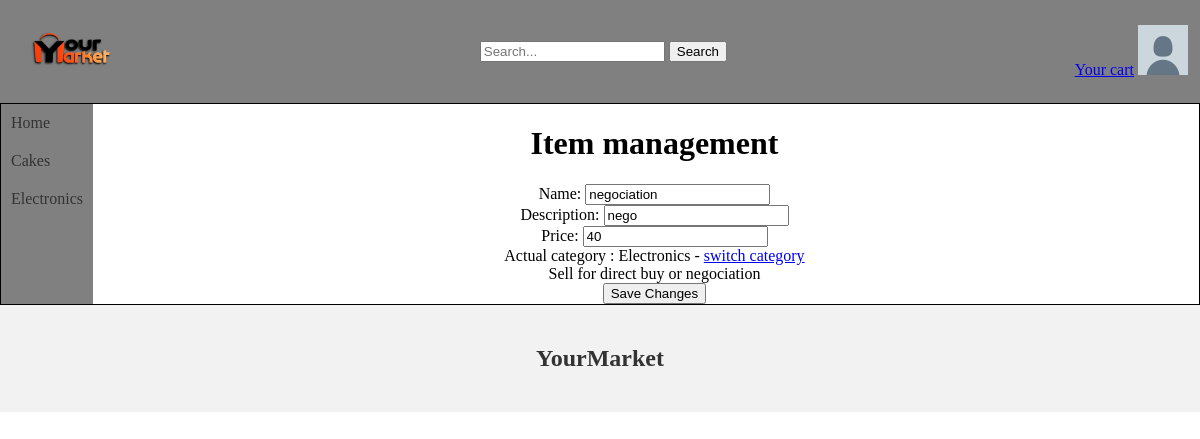
The page /editItem.php?id=49 (signed in) on the database its author committed.
### tables this page shows
CREATE TABLE IF NOT EXISTS `items` (
  `id` int NOT NULL AUTO_INCREMENT,
  `nameItem` varchar(200) NOT NULL,
  `descriptions` varchar(999) NOT NULL,
  `price` double NOT NULL,
  `categories` int NOT NULL,
  `sellType` int NOT NULL,
  `quantity` int NOT NULL DEFAULT '1',
  `available` tinyint(1) NOT NULL DEFAULT '1',
  `endDate` datetime DEFAULT NULL,
  PRIMARY KEY (`id`)
);

### editItem.php (the view, shortened to what this page needs)
<?php session_start();
global $conn;
$idItem = $_GET["id"];
$sql = "SELECT * from items where id='$idItem'";
$result = $conn->query($sql);
if ($result->num_rows > 0) {
    $row = $result->fetch_assoc();
    $nameItem = $row["nameItem"];
    $descriptions = $row["descriptions"];
    $price = $row["price"];
    $categories = $row["categories"];
    $sellType = $row["sellType"];
} else {
    echo "this ID doesn't exist";
}
?>
<!DOCTYPE html>
<html>
<head>
  <link rel="stylesheet" type="text/css" href="Constant/styles.css">
</head>
<body>
    <head>
        <?php include('Constant/head.php'); ?>
    </head>
    <div class="page">
      <nav>
          <?php include('Constant/navbar.php'); ?>
      </nav>
      <div class="content">
      <h1>Item management</h1>
      <form action="<?php echo $_SERVER['PHP_SELF']; ?>" method="POST">
        <label for="nameItem">Name:</label>
        <input type="text" id="nameItem" name="nameItem" value="<?php echo $nameItem; ?>" required><br>
        <label for="description">Description:</label>
        <input type="text" id="description" name="description" value="<?php echo $descriptions; ?>" required> <br>
        <label for="price">Price:</label>
        <input type="text" id="price" name="price" value="<?php echo $price; ?>" required><br>
        <?php
        if ($categories==1){
          echo 'Actual category : Cakes - <a href="editItem.php?id='.$idItem.'&newCategory=2">switch category</a><br>';
        }else{
          echo 'Actual category : Electronics - <a href="editItem.php?id='.$idItem.'&newCategory=1">switch category</a><br>';
        }
        if($sellType==2){
          echo"Sell for auction<br>";
        }else{
          echo "Sell for direct buy or negociation<br>";
        }
        ?>
        <button type="submit">Save Changes</button>
      </form>
      </div>
    </div>
  <footer>
    <?php
    include('Constant/footer.php');
    ?>
  </footer>
</body>
</html>

### Constant/styles.css (style rules this page uses)
body { margin: 0; padding: 0; }
nav { width: 10%; left: 0; flex-grow: 1; }
.page { border: 1px solid black; display: flex; }
.content { text-align: center; width: 100%; }

### rows shown on the page
items: nameItem "negociation", description "nego", price "40"
